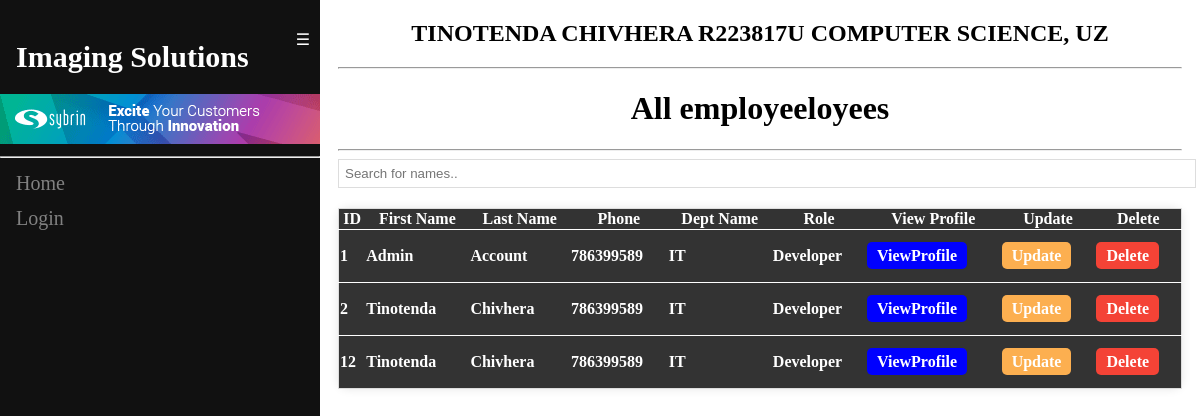
The app's page /all_user, older data.
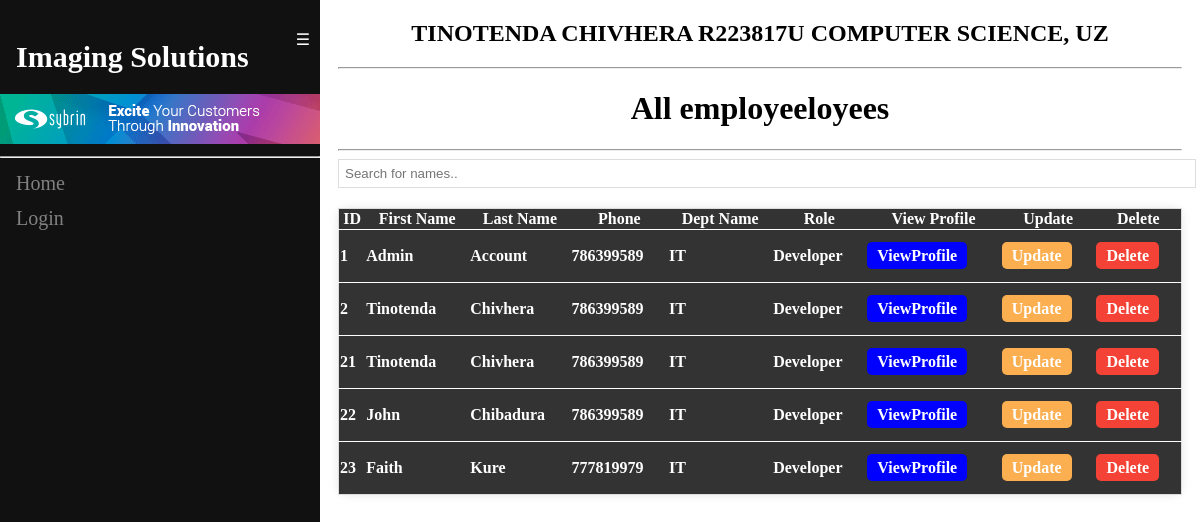
The same page, newer data.
### ems/models.py (models this page shows, shortened)
class User(AbstractUser):
    phone = models.IntegerField(default=0, null=True, blank=True)
    dept = models.ForeignKey(Department, on_delete=models.CASCADE,related_name="dept", default=1)
    role = models.ForeignKey(Role, on_delete=models.CASCADE,related_name="role", default=1)
    hours_worked = models.IntegerField(default=0, null=True, blank=True)

class Department(models.Model):
    name = models.CharField(max_length=100, null=False)

class Role(models.Model):
    name = models.CharField(max_length=50)

### ems/views.py (the view)
# urls.py: path('all_user',views.all_user , name = 'all_user'),
def all_user(request):
    queryset = User.objects.all()
    context = {"employees":queryset}
    return render(request, "all_user.html", context)

### ems/templates/all_user.html (shortened to what this page needs)
{% extends 'super_base.html' %}
{% block content %}
    <div class="container-fluid">
      <h1 class="center-text">All employeeloyees</h1>
        <hr>
        <input type="text" id="searchInput" onkeyup="filterTable()" placeholder="Search for names.." class="">
        <table class="table" id="employeeTable">
            <thead>
              <tr>
                <th scope="col">ID</th>
                <th scope="col">First Name</th>
                <th scope="col">Last Name</th>
                <th scope="col">Phone</th>
                <th scope="col">Dept Name</th>
                <th scope="col">Role</th>
                <th scope="col">View Profile</th>
                <th scope="col">Update</th>
                <th scope="col">Delete</th>
              </tr>
            </thead>
            {% for employee in employees %}
            <tbody>
              <tr>
                <td>{{employee.id}}</td>
                <td>{{employee.first_name}}</td>
                <td>{{employee.last_name}}</td>
                <td>{{employee.phone}}</td>
                <td>{{employee.dept.name}}</td>
                <td>{{employee.role.name}}</td>
                <td>
                  <p>{{ object.name }} <a href="{% url 'view_profile' employee.id %}" class="view-btn">ViewProfile</a></p>
              </td>
                <td>
                    <p>{{ object.name }} <a href="{% url 'update_user' employee.id %}" class="update-btn">Update</a></p>
                </td>
                <td>
                  <p>{{ object.name }} <a href="{% url 'delete_user_id' employee.id %}" class="delete-btn" onclick="return confirmDelete()">Delete</a></p>
              </td>
              </tr>
            </tbody>
            {% endfor %}
          </table>
    </div>
{% endblock %}

### ems/templates/super_base.html (shortened to what this page needs)
{% load static %}
<!DOCTYPE html>
<html lang="en">
<head>
</head>
<body>
<div class="sidenav" id="mySidebar">
    <div class="hamburger-menu" onclick="toggleSidebar()">&#9776;</div>
    <div class="menu-items" >
        <h1 class="headi">Imaging Solutions</h1>
        <img src="{% static 'image001.png' %}" alt="Logo">
        <hr class="">
        <a href="/">Home</a>
        {% if request.user.is_authenticated %}
        <a class="nav-menu" href="{% url 'add_user' %}" role="button">Add an Employee</a>
        <a class="nav-menu" href="{% url 'all_user' %}" role="button">View & Update Employees</a>
        <a class="nav-menu" href="{% url 'bulk_upload' %}" role="button">Bulk Add Employees</a>
        <a class="nav-menu" href="{% url 'filter_user' %}" role="button">Search Employees</a>
        <a class="nav-menu" href="{% url 'assign_task' %}" role="button">Assign Tasks</a>
        <a class="nav-menu" href="{% url 'approve_leave' %}" role="button">Leave Applications</a>
        <a href="{% url 'logout' %}">Logout</a>
        {% else %}
        <a href="{% url 'login' %}">Login</a>
        {% endif %}
    </div>
</div>
<div class="main" id="mainContent">
    <div class="">
        <div class="">
            <h2 class="center-text">TINOTENDA CHIVHERA R223817U COMPUTER SCIENCE, UZ</h2>
            <hr class="">
            {% block content %}
            {% endblock %}
        </div>
    </div>
</div>
</body>
</html>

### ems/templates/super_base.html (style rules this page uses)
.sidenav { height: 100%; width: 320px; position: fixed; z-index: 1; top: 0; left: 0; background-color: #111; overflow-x: hidden; padding-top: 20px; }
.sidenav a { padding: 6px 8px 6px 16px; text-decoration: none; font-size: 20px; color: #818181; display: block; }
.headi { padding: 0px 4px 0px 16px; text-decoration: none; font-size: 30px; color: #fff; display: block; }
.main { margin-left: 320px; padding: 0px 10px; }
input[type="text"], input[type="email"], input[type="number"], input[type="password"], input[type="date"] { width: 100%; padding: 6px; margin-bottom; 20px; border: 1px solid #ddd; }
table { border-collapse: collapse; width: 100%; font-size: 16px; border: 1px solid #ddd; border-radius: 10px; box-shadow: 0 0 10px rgba(0,0,0,0.1); }
th, td { background-color: #333; color: #fff; font-weight: bold; }
td { border-top: 1px solid #fff; }
.update-btn, .delete-btn, .view-btn, .vieww-btn { padding: 8px 12px; border: none; border-radius: 5px; cursor: pointer; text-decoration: none; }
.update-btn { background-color: #FCAF50; color: #fff; }
.view-btn { background-color: blue; color: #fff; }
.delete-btn { background-color: #F44336; color: #fff; }
tbody tr:nth-child(odd) { background-color: #fff; }
.hamburger-menu { position: absolute; top: 4; right: 0; color: white; margin: 10px }
.center-text { text-align: center; }

### ems/templates/all_user.html (style rules this page uses)
.view-btn, .update-btn, .delete-btn { padding: 5px 10px; text-decoration: none; }
.center-text { text-align: center; }
.table { margin-top: 20px; }

Row changes from the older to the newer data that the page shows:
removed User: id "12", first_name "Tinotenda", last_name "Chivhera", phone "786399589", dept.name "IT", role.name "Developer"
added User: id "21", first_name "Tinotenda", last_name "Chivhera", phone "786399589", dept.name "IT", role.name "Developer"
added User: id "22", first_name "John", last_name "Chibadura", phone "786399589", dept.name "IT", role.name "Developer"
added User: id "23", first_name "Faith", last_name "Kure", phone "777819979", dept.name "IT", role.name "Developer"
